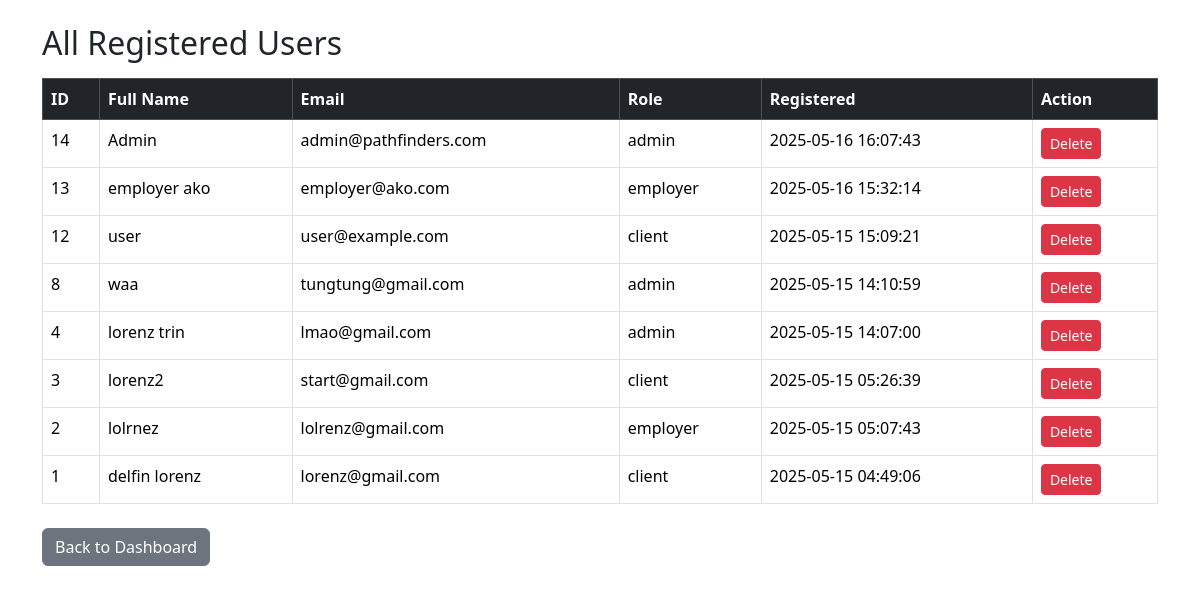
Screenshot of /admin/manage_users.php (signed in) with the database file from the repository.
### tables this page shows
CREATE TABLE `users` (
  `id` int(11) NOT NULL,
  `fullname` varchar(100) NOT NULL,
  `email` varchar(100) NOT NULL,
  `resume` varchar(255) DEFAULT NULL,
  `password` varchar(255) NOT NULL,
  `role` enum('admin','employer','client') NOT NULL,
  `created_at` timestamp NOT NULL DEFAULT current_timestamp()
);

### admin/manage_users.php (the view, shortened to what this page needs)
<?php
include '../connection.php';
$sql = "SELECT id, fullname, email, role, created_at FROM users ORDER BY created_at DESC";
$result = $conn->query($sql);
?>
<!DOCTYPE html>
<html>
<head>
    <link rel="stylesheet" href="https://cdn.jsdelivr.net/npm/bootstrap@5.3.3/dist/css/bootstrap.min.css">
</head>
<body>
<div class="container mt-4">
    <h2 class="mb-3">All Registered Users</h2>
    <table class="table table-bordered table-hover">
        <thead class="table-dark">
            <tr>
                <th>ID</th>
                <th>Full Name</th>
                <th>Email</th>
                <th>Role</th>
                <th>Registered</th>
                <th>Action</th>
            </tr>
        </thead>
        <tbody>
            <?php while ($row = $result->fetch_assoc()): ?>
            <tr>
                <td><?= $row['id'] ?></td>
                <td><?= $row['fullname'] ?></td>
                <td><?= $row['email'] ?></td>
                <td><?= $row['role'] ?></td>
                <td><?= $row['created_at'] ?></td>
                <td>
                    <a href="delete_user.php?id=<?= $row['id'] ?>" class="btn btn-danger btn-sm" onclick="return confirm('Are you sure you want to delete this user?');">Delete</a>
                </td>
            </tr>
            <?php endwhile; ?>
        </tbody>
    </table>
    <a href="dashboardadmin.php" class="btn btn-secondary mt-2">Back to Dashboard</a>
</div>
</body>
</html>

### rows the page displays
users: id "14", fullname "Admin", email "admin@pathfinders.com", role "admin", created_at "2025-05-16 16:07:43"
users: id "13", fullname "employer ako", email "employer@ako.com", role "employer", created_at "2025-05-16 15:32:14"
users: id "12", fullname "user", email "user@example.com", role "client", created_at "2025-05-15 15:09:21"
users: id "8", fullname "waa", email "tungtung@gmail.com", role "admin", created_at "2025-05-15 14:10:59"
users: id "4", fullname "lorenz trin", email "lmao@gmail.com", role "admin", created_at "2025-05-15 14:07:00"
users: id "3", fullname "lorenz2", email "start@gmail.com", role "client", created_at "2025-05-15 05:26:39"
users: id "2", fullname "lolrnez", email "lolrenz@gmail.com", role "employer", created_at "2025-05-15 05:07:43"
users: id "1", fullname "delfin lorenz", email "lorenz@gmail.com", role "client", created_at "2025-05-15 04:49:06"
